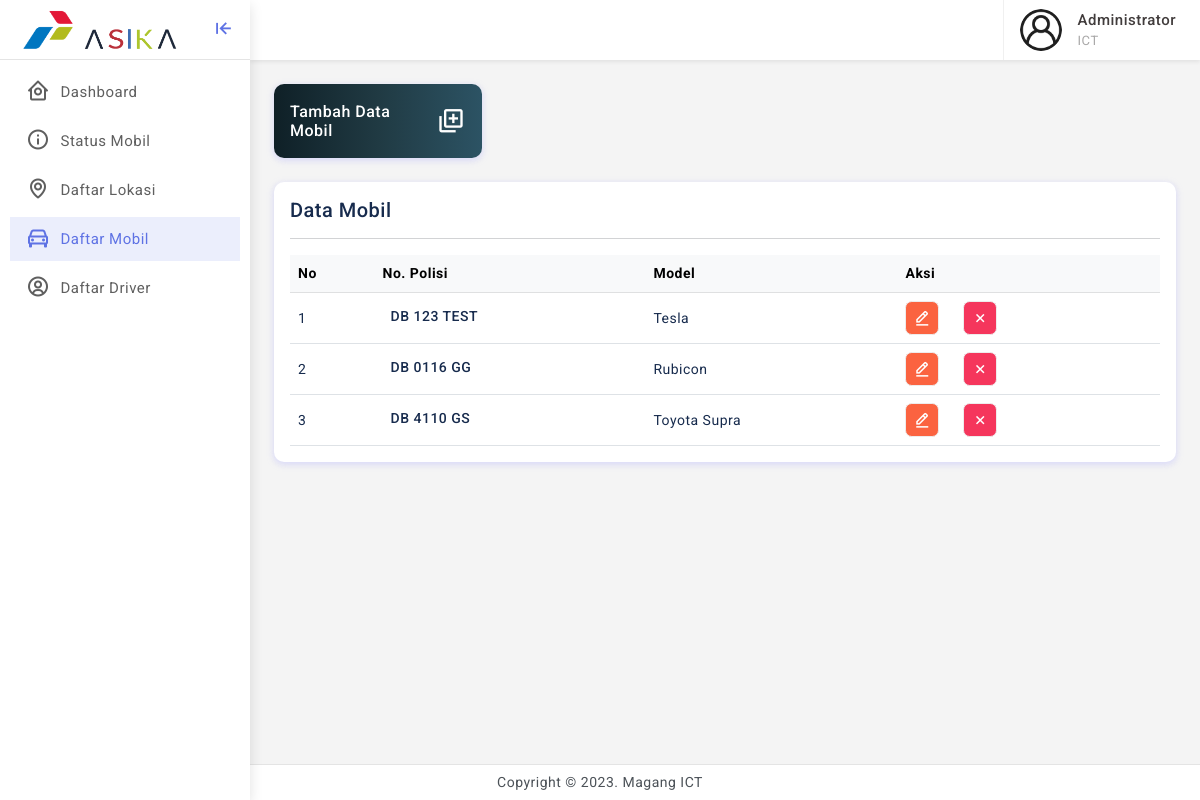
The app's page /dashboard/daftar-mobil.php (signed in) with its own data.
### tables this page shows
CREATE TABLE `tb_kendaraan` (
  `id_kendaraan` varchar(50) NOT NULL,
  `no_polisi` varchar(50) NOT NULL,
  `model` varchar(100) NOT NULL
);

### dashboard/daftar-mobil.php (the view, shortened to what this page needs)
<?php
include "../include/koneksi.php";
include "../include/head.php";
$data = mysqli_query($koneksi, "SELECT * FROM `tb_kendaraan` ORDER BY `id_kendaraan` DESC");
?>
<div class="row row-cols-1 row-cols-md-2 row-cols-xl-4">
	<div class="col">
		<a href="#" data-bs-toggle="modal" data-bs-target="#tambahMobilModal">
			<div class="card radius-10 bg-gradient-moonlit">
				<div class="card-body">
					<div class="d-flex align-items-center">
						<h6 class="mb-0 text-white">Tambah Data Mobil</h6>
						<div class="ms-auto">
							<i class='bx bx-add-to-queue fs-3 text-white'></i>
						</div>
					</div>
				</div>
			</div>
		</a>
	</div>
</div>
<div class="card radius-10">
	<div class="card-body">
		<div class="d-flex align-items-center">
			<div>
				<h5 class="mb-0">Data Mobil</h5>
			</div>
		</div>
		<hr>
		<div class="table-responsive">
			<table class="table align-middle mb-0" id="dt">
				<thead class="table-light">
					<tr>
						<th>No</th>
						<th>No. Polisi</th>
						<th>Model</th>
						<th>Aksi</th>
					</tr>
				</thead>
				<tbody>
					<?php
					$no = 1;
					foreach ($data as $d) {
					?>
						<tr>
							<td><?= $no++; ?></td>
							<td>
								<div class="d-flex align-items-center">
									<div class="ms-2">
										<h6 class="mb-1 font-14"><?= htmlspecialchars($d['no_polisi']); ?></h6>
									</div>
								</div>
							</td>
							<td><?= htmlspecialchars($d['model']); ?></td>
							<td>
								<div class="d-flex order-actions">
									<a href="#" class="bg bg-warning text-white" data-bs-toggle="modal" data-bs-target="#editModal<?= $no; ?>"><i class="bx bx-edit-alt"></i></a>
									<a href="#" class="bg bg-danger text-white  ms-4" data-bs-toggle="modal" data-bs-target="#hapusModal<?= $no; ?>"><i class="bx bx-x"></i></a>
								</div>
							</td>
						</tr>
					<?php
					}
					?>
				</tbody>
			</table>
		</div>
	</div>
</div>
<?php
include "../include/foot.php";
?>

### assets/css/app.css (style rules this page uses)
body { font-size: 14px; color: #4c5258; letter-spacing: .5px; background-color: #f4f4f4; overflow-x: hidden; font-family: Roboto, sans-serif }
a { text-decoration: none }
.order-actions a { font-size: 18px; width: 34px; height: 34px; display: flex; align-items: center; justify-content: center; background: #f1f1f1; border: 1px solid #eeecec; text-align: center; border-radius: 20%; color: #2b2a2a }
.font-14 { font-size: 14px }
.radius-10 { border-radius: 10px }
.bg-gradient-moonlit { background: linear-gradient(to right, #0f2027, #203a43, #2c5364)!important }

### records on screen
tb_kendaraan: no_polisi "DB 123 TEST", model "Tesla"
tb_kendaraan: no_polisi "DB 0116 GG", model "Rubicon"
tb_kendaraan: no_polisi "DB 4110 GS", model "Toyota Supra"

### other values on screen
$_SESSION['qwe'] "Administrator"
$_SESSION['fungsi'] "ICT"
